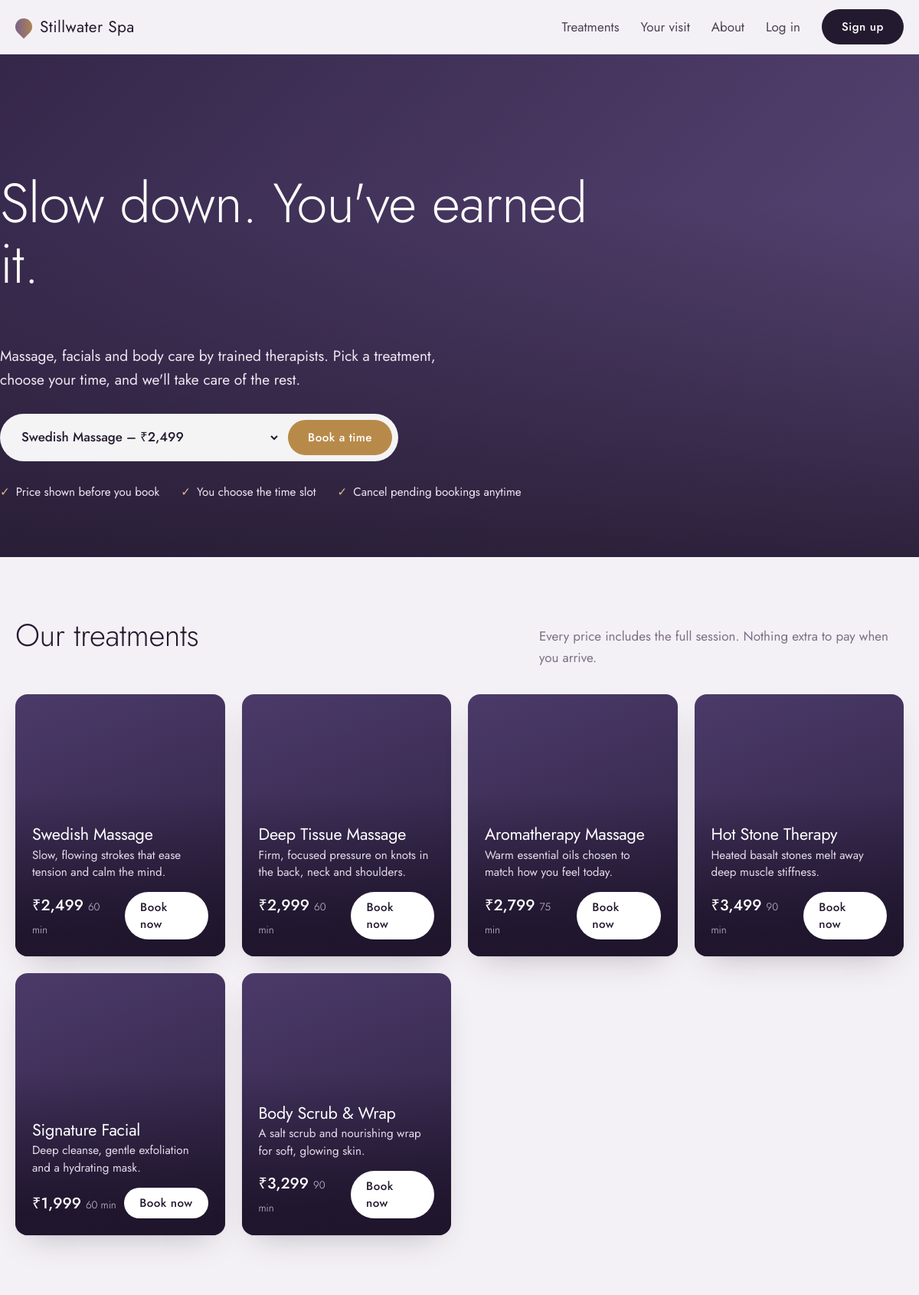
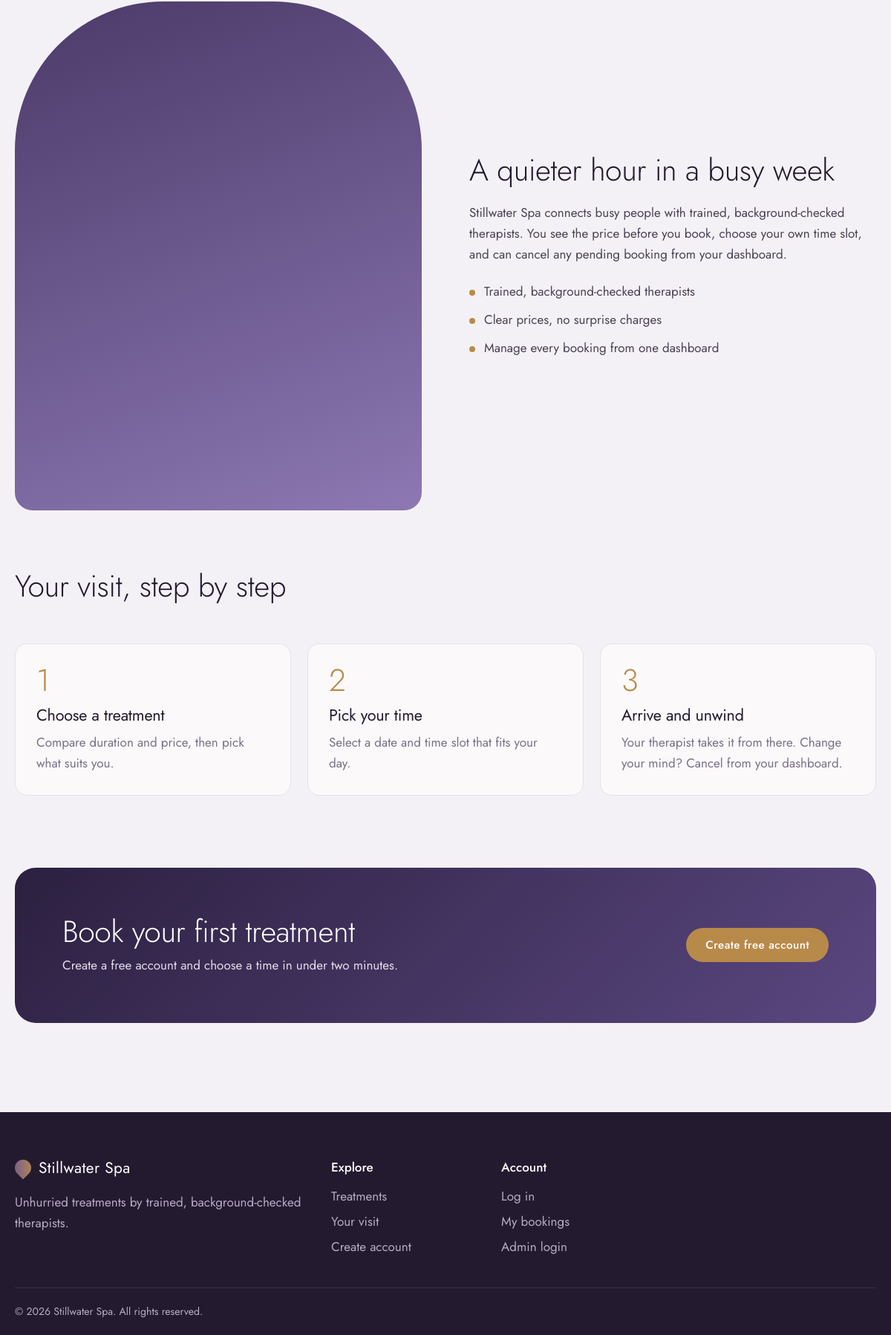
The page / on the database its author committed (2 pictures, top to bottom).
### tables this page shows
CREATE TABLE services(id INT AUTO_INCREMENT PRIMARY KEY,name VARCHAR(120),description TEXT,price DECIMAL(10,2),duration INT,active TINYINT DEFAULT 1);

### includes/config.php (called while the page is built, shortened)
<?php
require_once __DIR__.'/crypto.php';require_once __DIR__.'/security.php';
function e($s){return htmlspecialchars((string)$s,ENT_QUOTES,'UTF-8');}
if(!defined('IN_SETUP')){
 $_dbo=[PDO::ATTR_ERRMODE=>PDO::ERRMODE_EXCEPTION,PDO::ATTR_DEFAULT_FETCH_MODE=>PDO::FETCH_ASSOC];
 try{$pdo=new PDO('mysql:host='.DB_HOST.';dbname='.DB_NAME.';charset=utf8mb4',DB_USER,DB_PASS,$_dbo);
  $pdo->query('SELECT 1 FROM bookings LIMIT 1');$pdo->query('SELECT is_verified,email_verified_at FROM users LIMIT 1');$pdo->query('SELECT 1 FROM otp_challenges LIMIT 1');$pdo->query('SELECT 1 FROM rate_limits LIMIT 1');
  if(env('DB_SSL')==='1'&&(string)($pdo->query("SHOW SESSION STATUS LIKE 'Ssl_cipher'")->fetch(PDO::FETCH_NUM)[1]??'')==='')throw new PDOException('Database connection is not encrypted (DB_SSL=1)');}
 catch(PDOException $x){$c=(int)$x->getCode();$s=$x->getMessage();
  fail('Cannot reach MySQL','Start MySQL in XAMPP/WAMP, then refresh this page.<br><small>'.e($s).'</small>');}}
$_cfg=[];
if(!defined('IN_SETUP')){try{$_cfg=$pdo->query("SELECT k,v FROM settings")->fetchAll(PDO::FETCH_KEY_PAIR);}catch(PDOException $x){$pdo->exec("CREATE TABLE IF NOT EXISTS settings(k VARCHAR(50) PRIMARY KEY,v TEXT)");}}
function cfg($k,$d=''){global $_cfg;return(isset($_cfg[$k])&&$_cfg[$k]!=='')?$_cfg[$k]:$d;}

### index.php (the view)
<?php require 'includes/config.php';
$s=$pdo->query("SELECT * FROM services WHERE active=1")->fetchAll();
include 'includes/header.php';?>
<section class="hero"><?php if($h=img('hero')):?><img src="<?=e($h)?>" alt="" data-fb><?php endif;?>
<div class="hero-in"><h1><?=e(cfg('hero_title',"Slow down. You've earned it."))?></h1>
<p class="lead"><?=e(cfg('hero_text',"Massage, facials and body care by trained therapists. Pick a treatment, choose your time, and we'll take care of the rest."))?></p>
<form class="finder" action="<?=BASE?>user/dashboard.php"><label for="fs">Choose a treatment</label>
<select id="fs" name="service"><?php foreach($s as $x):?><option value="<?=(int)$x['id']?>"><?=e($x['name'])?> &ndash; &#8377;<?=number_format($x['price'])?></option><?php endforeach;?></select><button class="btn gold">Book a time</button></form>
<ul class="ticks"><li>Price shown before you book</li><li>You choose the time slot</li><li>Cancel pending bookings anytime</li></ul></div></section>
<section id="services" class="wrap"><div class="head"><h2>Our treatments</h2><p>Every price includes the full session. Nothing extra to pay when you arrive.</p></div>
<div class="grid"><?php foreach($s as $x):?><article class="card svc"><?php if($p=img($x['name'])):?><img src="<?=e($p)?>" alt="<?=e($x['name'])?>" loading="lazy" data-fb><?php endif;?>
<?php if(!empty($_SESSION['admin'])):?><a class="edit" href="<?=BASE?>admin/services.php#s<?=(int)$x['id']?>">Edit</a><?php endif;?><div class="in"><h3><?=e($x['name'])?></h3><p><?=e($x['description'])?></p>
<div class="pr"><span><b>&#8377;<?=number_format($x['price'])?></b><small><?=(int)$x['duration']?> min</small></span><a class="btn" href="<?=BASE?>user/dashboard.php?service=<?=(int)$x['id']?>">Book now</a></div></div></article><?php endforeach;?></div></section>
<section id="about" class="wrap" style="padding-top:0"><div class="about"><div class="ph"><?php if($a=img('about')):?><img src="<?=e($a)?>" alt="Spa towels, stones and oils" loading="lazy" data-fb><?php endif;?></div>
<div><h2>A quieter hour in a busy week</h2>
<p><?=e(SITE)?> connects busy people with trained, background-checked therapists. You see the price before you book, choose your own time slot, and can cancel any pending booking from your dashboard.</p>
<ul><li>Trained, background-checked therapists</li><li>Clear prices, no surprise charges</li><li>Manage every booking from one dashboard</li></ul></div></div></section>
<section id="how" class="wrap" style="padding-top:0"><div class="head"><h2>Your visit, step by step</h2></div>
<ol class="steps"><li><h3>Choose a treatment</h3><p>Compare duration and price, then pick what suits you.</p></li><li><h3>Pick your time</h3><p>Select a date and time slot that fits your day.</p></li><li><h3>Arrive and unwind</h3><p>Your therapist takes it from there. Change your mind? Cancel from your dashboard.</p></li></ol></section>
<section class="wrap" style="padding-top:0"><div class="cta"><div><h2>Book your first treatment</h2><p style="margin:.5em 0 0">Create a free account and choose a time in under two minutes.</p></div><a class="btn gold" href="<?=BASE?>register.php">Create free account</a></div></section>
<?php include 'includes/footer.php';

### includes/header.php (shortened to what this page needs)
<!doctype html><html lang="en"><head><meta charset="utf-8"><meta name="viewport" content="width=device-width,initial-scale=1">
<link rel="stylesheet" href="<?=BASE?>assets/css/style.css"><script src="<?=BASE?>assets/js/app.js" defer></script></head><body>
<header class="top"><div class="wrap bar"><a class="logo" href="<?=BASE?>"><span class="mark"></span><?=e(SITE)?></a>
<nav class="nav"><a href="<?=BASE?>#services">Treatments</a><a href="<?=BASE?>#how">Your visit</a><a href="<?=BASE?>#about">About</a>
<?php if(!empty($_SESSION['admin'])):?><a href="<?=BASE?>admin/index.php">Admin panel</a><a class="btn ghost" href="<?=BASE?>admin/logout.php">Log out</a>
<?php elseif(!empty($_SESSION['user'])):?><a href="<?=BASE?>user/dashboard.php">My bookings</a><a class="btn ghost" href="<?=BASE?>logout.php">Log out</a>
<?php else:?><a href="<?=BASE?>login.php">Log in</a><a class="btn" href="<?=BASE?>register.php">Sign up</a><?php endif;?></nav></div></header>
<main><?php if($m=flash()):?><div class="wrap"><p class="flash <?=$m[0]==='!'?'err':'ok'?>"><?=e(ltrim($m,'!'))?></p></div><?php endif;?>

### includes/footer.php
</main><footer class="foot"><div class="wrap foot-in"><div><a class="logo" href="<?=BASE?>"><span class="mark"></span><?=e(SITE)?></a>
<p>Unhurried treatments by trained, background-checked therapists.</p></div>
<div><b>Explore</b><a href="<?=BASE?>#services">Treatments</a><a href="<?=BASE?>#how">Your visit</a><a href="<?=BASE?>register.php">Create account</a></div>
<div><b>Account</b><a href="<?=BASE?>login.php">Log in</a><a href="<?=BASE?>user/dashboard.php">My bookings</a><a href="<?=BASE?>admin/login.php">Admin login</a></div>
<?php if(cfg('phone').cfg('email').cfg('address').cfg('hours')):?><div><b>Visit us</b><?php foreach(['address','hours','phone','email'] as $k)if(cfg($k)):?><span><?=nl2br(e(cfg($k)))?></span><?php endif;?></div><?php endif;?></div>
<div class="wrap copy">&copy; <?=date('Y')?> <?=e(SITE)?>. All rights reserved.</div></footer>
<?php if(!empty($js)):?><script src="<?=BASE?>assets/js/register.js"></script><?php endif;?></body></html>

### rows shown on the page
services: name "Swedish Massage", description "Slow, flowing strokes that ease tension and calm the mind.", price "2,499", duration "60"
services: name "Deep Tissue Massage", description "Firm, focused pressure on knots in the back, neck and shoulders.", price "2,999", duration "60"
services: name "Aromatherapy Massage", description "Warm essential oils chosen to match how you feel today.", price "2,799", duration "75"
services: name "Hot Stone Therapy", description "Heated basalt stones melt away deep muscle stiffness.", price "3,499", duration "90"
services: name "Signature Facial", description "Deep cleanse, gentle exfoliation and a hydrating mask.", price "1,999", duration "60"
services: name "Body Scrub & Wrap", description "A salt scrub and nourishing wrap for soft, glowing skin.", price "3,299", duration "90"

### other values the page prints
SITE "Stillwater Spa"
cfg('hero_title',"Slow down. You've earned it.") "Slow down. You've earned it."
form field service "Swedish Massage – ₹2,499"
